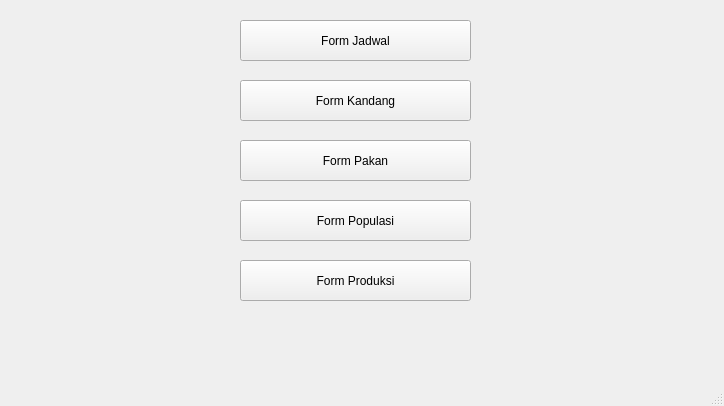
<?xml version="1.0" encoding="UTF-8"?>
<ui version="4.0">
 <class>MainWindow</class>
 <widget class="QMainWindow" name="MainWindow">
  <property name="geometry">
   <rect>
    <x>0</x>
    <y>0</y>
    <width>724</width>
    <height>406</height>
   </rect>
  </property>
  <property name="windowTitle">
   <string>MainWindow</string>
  </property>
  <widget class="QWidget" name="centralwidget">
   <widget class="QPushButton" name="pushButton">
    <property name="geometry">
     <rect>
      <x>240</x>
      <y>20</y>
      <width>231</width>
      <height>41</height>
     </rect>
    </property>
    <property name="text">
     <string>Form Jadwal</string>
    </property>
   </widget>
   <widget class="QPushButton" name="pushButton_2">
    <property name="geometry">
     <rect>
      <x>240</x>
      <y>80</y>
      <width>231</width>
      <height>41</height>
     </rect>
    </property>
    <property name="text">
     <string>Form Kandang</string>
    </property>
   </widget>
   <widget class="QPushButton" name="pushButton_3">
    <property name="geometry">
     <rect>
      <x>240</x>
      <y>140</y>
      <width>231</width>
      <height>41</height>
     </rect>
    </property>
    <property name="text">
     <string>Form Pakan</string>
    </property>
   </widget>
   <widget class="QPushButton" name="pushButton_4">
    <property name="geometry">
     <rect>
      <x>240</x>
      <y>200</y>
      <width>231</width>
      <height>41</height>
     </rect>
    </property>
    <property name="text">
     <string>Form Populasi</string>
    </property>
   </widget>
   <widget class="QPushButton" name="pushButton_5">
    <property name="geometry">
     <rect>
      <x>240</x>
      <y>260</y>
      <width>231</width>
      <height>41</height>
     </rect>
    </property>
    <property name="text">
     <string>Form Produksi</string>
    </property>
   </widget>
  </widget>
  <widget class="QMenuBar" name="menubar">
   <property name="geometry">
    <rect>
     <x>0</x>
     <y>0</y>
     <width>724</width>
     <height>21</height>
    </rect>
   </property>
  </widget>
  <widget class="QStatusBar" name="statusbar"/>
 </widget>
 <resources/>
 <connections/>
</ui>
